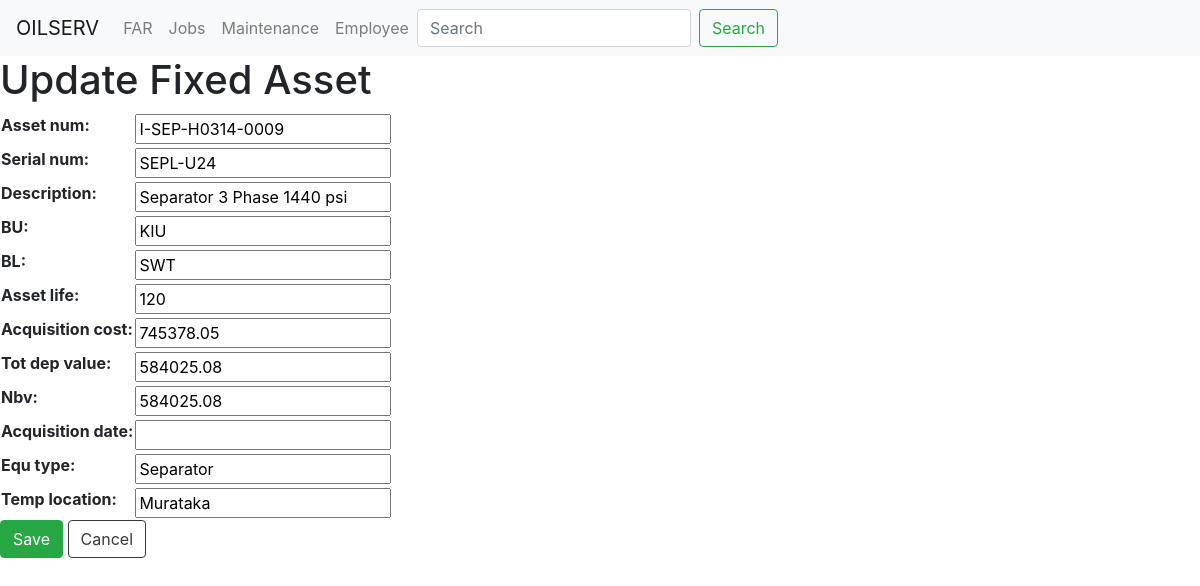
/FAR/far/1431/update/, run on an earlier commit of the app's database.
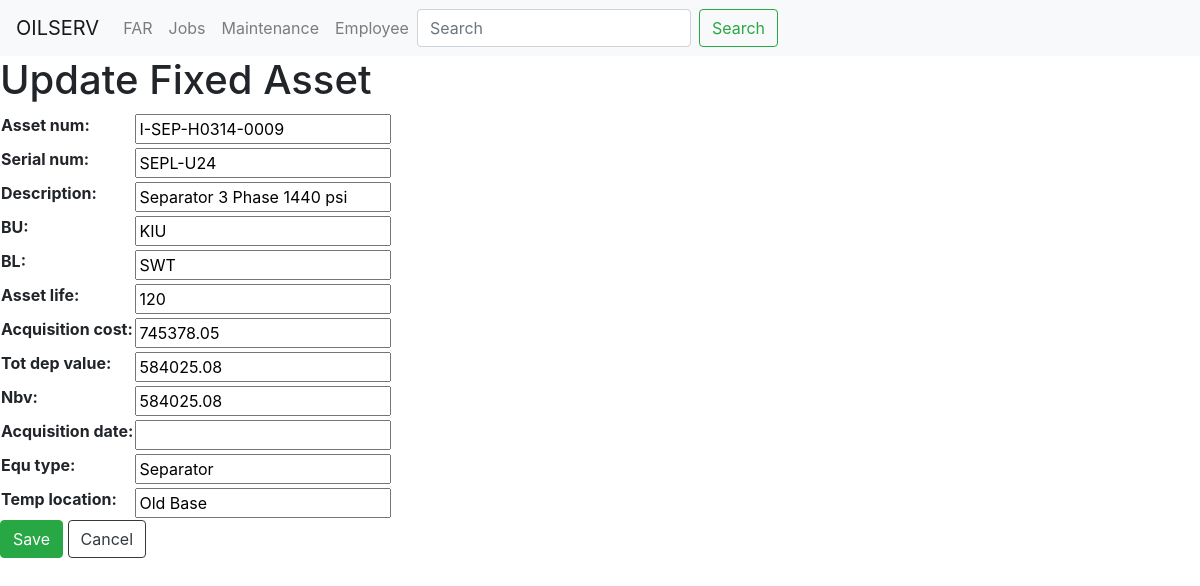
And on a later commit of the database.
### FAR/models.py (models this page shows, shortened)
class FAR_DB(models.Model):
    asset_num = models.CharField(max_length=200,unique=True, blank=False)
    serial_num = models.CharField(max_length=200,unique=True,blank=True)
    description = models.CharField(max_length=800, null=True,blank=True)
    BU = models.CharField(max_length=4,null=True,blank=True)
    BL = models.CharField(max_length=4,null=True,blank=True)
    asset_life = models.IntegerField(null=True,blank=True)
    acquisition_cost  = models.DecimalField(max_digits=10, decimal_places=2,null=True,blank=True)
    tot_dep_value  = models.DecimalField(max_digits=10, decimal_places=2,null=True,blank=True)
    nbv  = models.DecimalField(max_digits=10, decimal_places=2,null=True,blank=True)
    acquisition_date  = models.DateField(null=True,blank=True)
    equ_type = models.CharField(max_length=200,null=True,blank=True)
    temp_location = models.CharField(max_length=200, blank=True,null=True)
    class Meta:
        ordering = ['equ_type']

### FAR/views.py (the view)
# urls.py: path('far/<int:pk>/update/', views.FarUpdateView.as_view(), name='far_update'),
class FarUpdateView(UpdateView):
    model = models.FAR_DB
    fields = '__all__'
    template_name = 'FAR/far_update.html'
    success_url = reverse_lazy('far')

### FAR/templates/FAR/far_update.html (shortened to what this page needs)
{% extends 'base.html' %}
{% block body_block %}
<h1>Update Fixed Asset</h1>
<form method="POST" class="post-form">
    <table>
    {{form.as_table}}
    </table>
    <button type="submit" class="btn btn-success">Save</button>
    <a class="btn btn-outline-dark" href="{% url 'far' %}">Cancel</a>
</form>
{% endblock %}

What changed in the data, as far as the page shows it:
changed FAR_DB "I-SEP-H0314-0009": temp_location "Murataka" → "Old Base"
